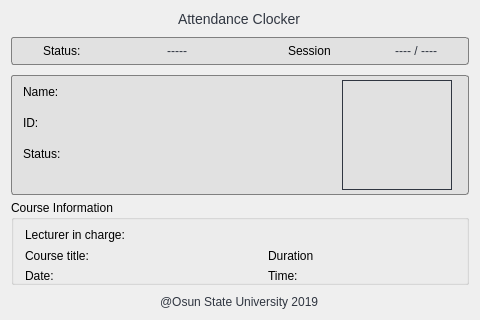
<?xml version="1.0" encoding="UTF-8"?>
<ui version="4.0">
 <class>MainWindow</class>
 <widget class="QMainWindow" name="MainWindow">
  <property name="geometry">
   <rect>
    <x>0</x>
    <y>0</y>
    <width>480</width>
    <height>320</height>
   </rect>
  </property>
  <property name="minimumSize">
   <size>
    <width>480</width>
    <height>320</height>
   </size>
  </property>
  <property name="maximumSize">
   <size>
    <width>480</width>
    <height>320</height>
   </size>
  </property>
  <property name="windowTitle">
   <string>MainWindow</string>
  </property>
  <property name="styleSheet">
   <string notr="true">QFrame#frame, QFrame#frame2{background: #E1E1E1; border: 1px solid grey; border-radius: 3px;}
QLabel{color: #303641;}</string>
  </property>
  <widget class="QWidget" name="centralWidget">
   <layout class="QVBoxLayout" name="verticalLayout">
    <property name="spacing">
     <number>10</number>
    </property>
    <item alignment="Qt::AlignHCenter|Qt::AlignVCenter">
     <widget class="QLabel" name="label_8">
      <property name="styleSheet">
       <string notr="true">font-size: 14px; font-family: arial;</string>
      </property>
      <property name="text">
       <string>Attendance Clocker</string>
      </property>
     </widget>
    </item>
    <item>
     <widget class="QFrame" name="frame">
      <property name="styleSheet">
       <string notr="true"/>
      </property>
      <property name="frameShape">
       <enum>QFrame::StyledPanel</enum>
      </property>
      <property name="frameShadow">
       <enum>QFrame::Raised</enum>
      </property>
      <layout class="QHBoxLayout" name="horizontalLayout_2">
       <property name="topMargin">
        <number>3</number>
       </property>
       <property name="bottomMargin">
        <number>3</number>
       </property>
       <item>
        <spacer name="horizontalSpacer">
         <property name="orientation">
          <enum>Qt::Horizontal</enum>
         </property>
         <property name="sizeType">
          <enum>QSizePolicy::Fixed</enum>
         </property>
         <property name="sizeHint" stdset="0">
          <size>
           <width>20</width>
           <height>20</height>
          </size>
         </property>
        </spacer>
       </item>
       <item>
        <widget class="QLabel" name="label_9">
         <property name="minimumSize">
          <size>
           <width>0</width>
           <height>20</height>
          </size>
         </property>
         <property name="maximumSize">
          <size>
           <width>16777215</width>
           <height>20</height>
          </size>
         </property>
         <property name="styleSheet">
          <string notr="true">color: black;</string>
         </property>
         <property name="text">
          <string>Status:</string>
         </property>
        </widget>
       </item>
       <item>
        <widget class="QLabel" name="statusLabel">
         <property name="minimumSize">
          <size>
           <width>100</width>
           <height>20</height>
          </size>
         </property>
         <property name="maximumSize">
          <size>
           <width>16777215</width>
           <height>20</height>
          </size>
         </property>
         <property name="text">
          <string>-----</string>
         </property>
         <property name="alignment">
          <set>Qt::AlignRight|Qt::AlignTrailing|Qt::AlignVCenter</set>
         </property>
        </widget>
       </item>
       <item>
        <spacer name="horizontalSpacer_3">
         <property name="orientation">
          <enum>Qt::Horizontal</enum>
         </property>
         <property name="sizeHint" stdset="0">
          <size>
           <width>2</width>
           <height>20</height>
          </size>
         </property>
        </spacer>
       </item>
       <item>
        <widget class="QLabel" name="label_11">
         <property name="minimumSize">
          <size>
           <width>0</width>
           <height>20</height>
          </size>
         </property>
         <property name="maximumSize">
          <size>
           <width>16777215</width>
           <height>20</height>
          </size>
         </property>
         <property name="styleSheet">
          <string notr="true">color: black;</string>
         </property>
         <property name="text">
          <string>Session</string>
         </property>
        </widget>
       </item>
       <item>
        <widget class="QLabel" name="label_12">
         <property name="minimumSize">
          <size>
           <width>100</width>
           <height>20</height>
          </size>
         </property>
         <property name="maximumSize">
          <size>
           <width>16777215</width>
           <height>20</height>
          </size>
         </property>
         <property name="layoutDirection">
          <enum>Qt::LeftToRight</enum>
         </property>
         <property name="text">
          <string>---- / ----</string>
         </property>
         <property name="alignment">
          <set>Qt::AlignRight|Qt::AlignTrailing|Qt::AlignVCenter</set>
         </property>
        </widget>
       </item>
       <item>
        <spacer name="horizontalSpacer_2">
         <property name="orientation">
          <enum>Qt::Horizontal</enum>
         </property>
         <property name="sizeType">
          <enum>QSizePolicy::Fixed</enum>
         </property>
         <property name="sizeHint" stdset="0">
          <size>
           <width>20</width>
           <height>20</height>
          </size>
         </property>
        </spacer>
       </item>
      </layout>
     </widget>
    </item>
    <item>
     <widget class="QFrame" name="frame2">
      <property name="sizePolicy">
       <sizepolicy hsizetype="Expanding" vsizetype="Expanding">
        <horstretch>0</horstretch>
        <verstretch>0</verstretch>
       </sizepolicy>
      </property>
      <property name="minimumSize">
       <size>
        <width>0</width>
        <height>120</height>
       </size>
      </property>
      <property name="maximumSize">
       <size>
        <width>16777215</width>
        <height>120</height>
       </size>
      </property>
      <property name="frameShape">
       <enum>QFrame::StyledPanel</enum>
      </property>
      <property name="frameShadow">
       <enum>QFrame::Raised</enum>
      </property>
      <layout class="QHBoxLayout" name="horizontalLayout">
       <property name="topMargin">
        <number>3</number>
       </property>
       <property name="bottomMargin">
        <number>3</number>
       </property>
       <item>
        <layout class="QFormLayout" name="formLayout">
         <item row="0" column="0">
          <widget class="QLabel" name="label">
           <property name="minimumSize">
            <size>
             <width>60</width>
             <height>25</height>
            </size>
           </property>
           <property name="maximumSize">
            <size>
             <width>60</width>
             <height>25</height>
            </size>
           </property>
           <property name="styleSheet">
            <string notr="true">color: black;</string>
           </property>
           <property name="text">
            <string>Name: </string>
           </property>
          </widget>
         </item>
         <item row="0" column="1">
          <widget class="QLabel" name="label_2">
           <property name="sizePolicy">
            <sizepolicy hsizetype="Expanding" vsizetype="Preferred">
             <horstretch>0</horstretch>
             <verstretch>0</verstretch>
            </sizepolicy>
           </property>
           <property name="minimumSize">
            <size>
             <width>0</width>
             <height>25</height>
            </size>
           </property>
           <property name="maximumSize">
            <size>
             <width>16777215</width>
             <height>25</height>
            </size>
           </property>
           <property name="styleSheet">
            <string notr="true">font-size: 11px;</string>
           </property>
           <property name="text">
            <string/>
           </property>
           <property name="alignment">
            <set>Qt::AlignCenter</set>
           </property>
          </widget>
         </item>
         <item row="1" column="0">
          <widget class="QLabel" name="label_3">
           <property name="minimumSize">
            <size>
             <width>60</width>
             <height>25</height>
            </size>
           </property>
           <property name="maximumSize">
            <size>
             <width>60</width>
             <height>25</height>
            </size>
           </property>
           <property name="styleSheet">
            <string notr="true">color: black;
</string>
           </property>
           <property name="text">
            <string>ID:</string>
           </property>
          </widget>
         </item>
         <item row="1" column="1">
          <widget class="QLabel" name="idLabel">
           <property name="sizePolicy">
            <sizepolicy hsizetype="Expanding" vsizetype="Preferred">
             <horstretch>0</horstretch>
             <verstretch>0</verstretch>
            </sizepolicy>
           </property>
           <property name="minimumSize">
            <size>
             <width>0</width>
             <height>25</height>
            </size>
           </property>
           <property name="maximumSize">
            <size>
             <width>16777215</width>
             <height>25</height>
            </size>
           </property>
           <property name="styleSheet">
            <string notr="true">font-size: 11px;</string>
           </property>
           <property name="text">
            <string/>
           </property>
           <property name="alignment">
            <set>Qt::AlignCenter</set>
           </property>
          </widget>
         </item>
         <item row="2" column="0">
          <widget class="QLabel" name="label_5">
           <property name="minimumSize">
            <size>
             <width>60</width>
             <height>25</height>
            </size>
           </property>
           <property name="maximumSize">
            <size>
             <width>60</width>
             <height>25</height>
            </size>
           </property>
           <property name="styleSheet">
            <string notr="true">color: black;</string>
           </property>
           <property name="text">
            <string>Status: </string>
           </property>
          </widget>
         </item>
         <item row="2" column="1">
          <widget class="QLabel" name="label_6">
           <property name="sizePolicy">
            <sizepolicy hsizetype="Expanding" vsizetype="Preferred">
             <horstretch>0</horstretch>
             <verstretch>0</verstretch>
            </sizepolicy>
           </property>
           <property name="minimumSize">
            <size>
             <width>0</width>
             <height>25</height>
            </size>
           </property>
           <property name="maximumSize">
            <size>
             <width>16777215</width>
             <height>25</height>
            </size>
           </property>
           <property name="styleSheet">
            <string notr="true">font-size: 11px;</string>
           </property>
           <property name="text">
            <string/>
           </property>
           <property name="alignment">
            <set>Qt::AlignCenter</set>
           </property>
          </widget>
         </item>
        </layout>
       </item>
       <item alignment="Qt::AlignHCenter|Qt::AlignVCenter">
        <widget class="QLabel" name="passport">
         <property name="minimumSize">
          <size>
           <width>110</width>
           <height>110</height>
          </size>
         </property>
         <property name="maximumSize">
          <size>
           <width>110</width>
           <height>110</height>
          </size>
         </property>
         <property name="frameShape">
          <enum>QFrame::Box</enum>
         </property>
         <property name="frameShadow">
          <enum>QFrame::Plain</enum>
         </property>
         <property name="lineWidth">
          <number>1</number>
         </property>
         <property name="midLineWidth">
          <number>0</number>
         </property>
         <property name="text">
          <string/>
         </property>
        </widget>
       </item>
       <item>
        <spacer name="horizontalSpacer_5">
         <property name="orientation">
          <enum>Qt::Horizontal</enum>
         </property>
         <property name="sizeType">
          <enum>QSizePolicy::Fixed</enum>
         </property>
         <property name="sizeHint" stdset="0">
          <size>
           <width>5</width>
           <height>20</height>
          </size>
         </property>
        </spacer>
       </item>
      </layout>
     </widget>
    </item>
    <item>
     <widget class="QGroupBox" name="groupBox">
      <property name="minimumSize">
       <size>
        <width>0</width>
        <height>85</height>
       </size>
      </property>
      <property name="maximumSize">
       <size>
        <width>16777215</width>
        <height>16777215</height>
       </size>
      </property>
      <property name="title">
       <string>Course Information</string>
      </property>
      <layout class="QGridLayout" name="gridLayout">
       <property name="topMargin">
        <number>3</number>
       </property>
       <property name="bottomMargin">
        <number>4</number>
       </property>
       <item row="0" column="0">
        <widget class="QLabel" name="label_13">
         <property name="minimumSize">
          <size>
           <width>100</width>
           <height>23</height>
          </size>
         </property>
         <property name="maximumSize">
          <size>
           <width>16777215</width>
           <height>23</height>
          </size>
         </property>
         <property name="styleSheet">
          <string notr="true">color: black;</string>
         </property>
         <property name="text">
          <string>Lecturer in charge: </string>
         </property>
        </widget>
       </item>
       <item row="1" column="0">
        <widget class="QLabel" name="label_15">
         <property name="minimumSize">
          <size>
           <width>100</width>
           <height>23</height>
          </size>
         </property>
         <property name="maximumSize">
          <size>
           <width>100</width>
           <height>23</height>
          </size>
         </property>
         <property name="styleSheet">
          <string notr="true">color: black;</string>
         </property>
         <property name="text">
          <string>Course title: </string>
         </property>
        </widget>
       </item>
       <item row="1" column="1">
        <widget class="QLabel" name="label_16">
         <property name="sizePolicy">
          <sizepolicy hsizetype="Expanding" vsizetype="Expanding">
           <horstretch>0</horstretch>
           <verstretch>0</verstretch>
          </sizepolicy>
         </property>
         <property name="minimumSize">
          <size>
           <width>0</width>
           <height>23</height>
          </size>
         </property>
         <property name="maximumSize">
          <size>
           <width>16777215</width>
           <height>23</height>
          </size>
         </property>
         <property name="styleSheet">
          <string notr="true">font-size: 11px;</string>
         </property>
         <property name="text">
          <string/>
         </property>
        </widget>
       </item>
       <item row="1" column="2">
        <spacer name="horizontalSpacer_4">
         <property name="orientation">
          <enum>Qt::Horizontal</enum>
         </property>
         <property name="sizeType">
          <enum>QSizePolicy::Fixed</enum>
         </property>
         <property name="sizeHint" stdset="0">
          <size>
           <width>40</width>
           <height>16</height>
          </size>
         </property>
        </spacer>
       </item>
       <item row="1" column="3">
        <widget class="QLabel" name="label_17">
         <property name="minimumSize">
          <size>
           <width>100</width>
           <height>23</height>
          </size>
         </property>
         <property name="maximumSize">
          <size>
           <width>100</width>
           <height>23</height>
          </size>
         </property>
         <property name="styleSheet">
          <string notr="true">color: black;</string>
         </property>
         <property name="text">
          <string>Duration</string>
         </property>
        </widget>
       </item>
       <item row="1" column="4">
        <widget class="QLabel" name="label_18">
         <property name="sizePolicy">
          <sizepolicy hsizetype="Expanding" vsizetype="Expanding">
           <horstretch>0</horstretch>
           <verstretch>0</verstretch>
          </sizepolicy>
         </property>
         <property name="minimumSize">
          <size>
           <width>0</width>
           <height>23</height>
          </size>
         </property>
         <property name="maximumSize">
          <size>
           <width>16777215</width>
           <height>23</height>
          </size>
         </property>
         <property name="styleSheet">
          <string notr="true">font-size: 11px;</string>
         </property>
         <property name="text">
          <string/>
         </property>
        </widget>
       </item>
       <item row="2" column="0">
        <widget class="QLabel" name="label_19">
         <property name="minimumSize">
          <size>
           <width>100</width>
           <height>23</height>
          </size>
         </property>
         <property name="maximumSize">
          <size>
           <width>100</width>
           <height>23</height>
          </size>
         </property>
         <property name="styleSheet">
          <string notr="true">color: black;</string>
         </property>
         <property name="text">
          <string>Date:</string>
         </property>
        </widget>
       </item>
       <item row="2" column="1">
        <widget class="QLabel" name="label_20">
         <property name="sizePolicy">
          <sizepolicy hsizetype="Expanding" vsizetype="Expanding">
           <horstretch>0</horstretch>
           <verstretch>0</verstretch>
          </sizepolicy>
         </property>
         <property name="minimumSize">
          <size>
           <width>0</width>
           <height>23</height>
          </size>
         </property>
         <property name="maximumSize">
          <size>
           <width>16777215</width>
           <height>23</height>
          </size>
         </property>
         <property name="styleSheet">
          <string notr="true">font-size: 11px;</string>
         </property>
         <property name="text">
          <string/>
         </property>
        </widget>
       </item>
       <item row="2" column="3">
        <widget class="QLabel" name="label_21">
         <property name="minimumSize">
          <size>
           <width>100</width>
           <height>23</height>
          </size>
         </property>
         <property name="maximumSize">
          <size>
           <width>100</width>
           <height>23</height>
          </size>
         </property>
         <property name="styleSheet">
          <string notr="true">color: black;</string>
         </property>
         <property name="text">
          <string>Time: </string>
         </property>
        </widget>
       </item>
       <item row="2" column="4">
        <widget class="QLabel" name="label_22">
         <property name="sizePolicy">
          <sizepolicy hsizetype="Expanding" vsizetype="Expanding">
           <horstretch>0</horstretch>
           <verstretch>0</verstretch>
          </sizepolicy>
         </property>
         <property name="minimumSize">
          <size>
           <width>0</width>
           <height>23</height>
          </size>
         </property>
         <property name="maximumSize">
          <size>
           <width>16777215</width>
           <height>23</height>
          </size>
         </property>
         <property name="styleSheet">
          <string notr="true">font-size: 11px;</string>
         </property>
         <property name="text">
          <string/>
         </property>
        </widget>
       </item>
       <item row="0" column="1" colspan="4">
        <widget class="QLabel" name="label_14">
         <property name="sizePolicy">
          <sizepolicy hsizetype="Expanding" vsizetype="Expanding">
           <horstretch>0</horstretch>
           <verstretch>0</verstretch>
          </sizepolicy>
         </property>
         <property name="minimumSize">
          <size>
           <width>0</width>
           <height>23</height>
          </size>
         </property>
         <property name="maximumSize">
          <size>
           <width>16777215</width>
           <height>23</height>
          </size>
         </property>
         <property name="styleSheet">
          <string notr="true">font-size: 11px;</string>
         </property>
         <property name="text">
          <string/>
         </property>
        </widget>
       </item>
      </layout>
     </widget>
    </item>
    <item alignment="Qt::AlignHCenter|Qt::AlignVCenter">
     <widget class="QLabel" name="label_24">
      <property name="text">
       <string>@Osun State University 2019</string>
      </property>
     </widget>
    </item>
   </layout>
  </widget>
 </widget>
 <layoutdefault spacing="6" margin="11"/>
 <resources/>
 <connections/>
</ui>
